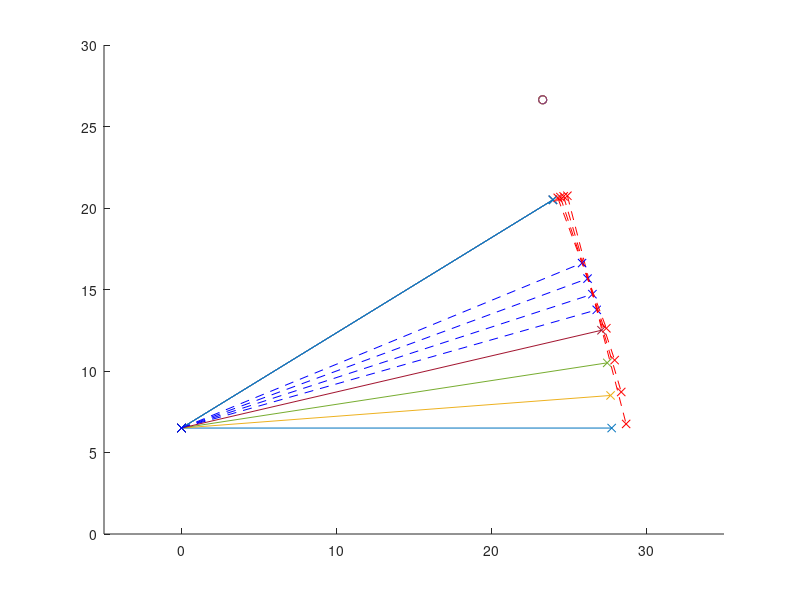
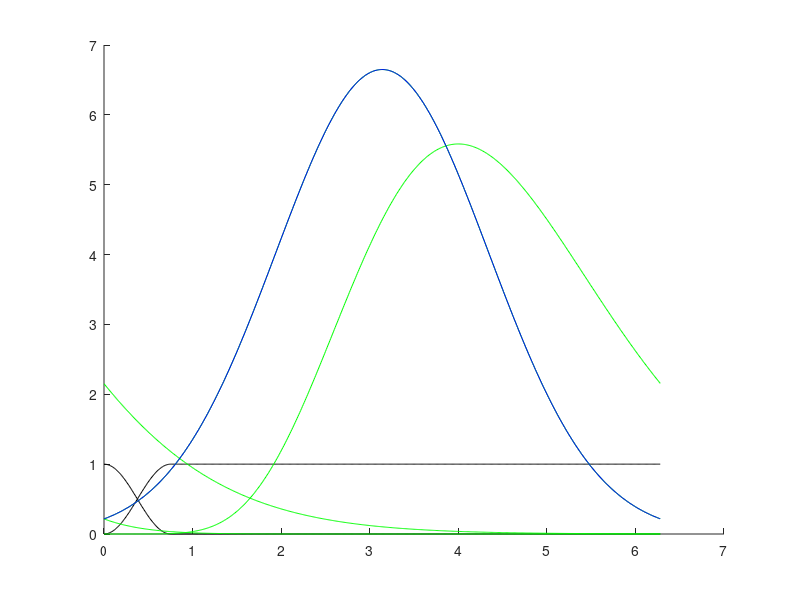
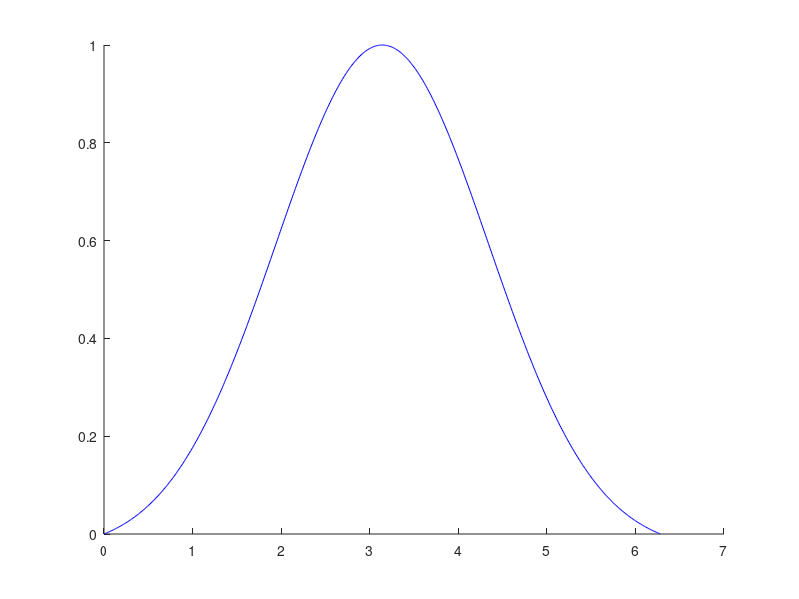
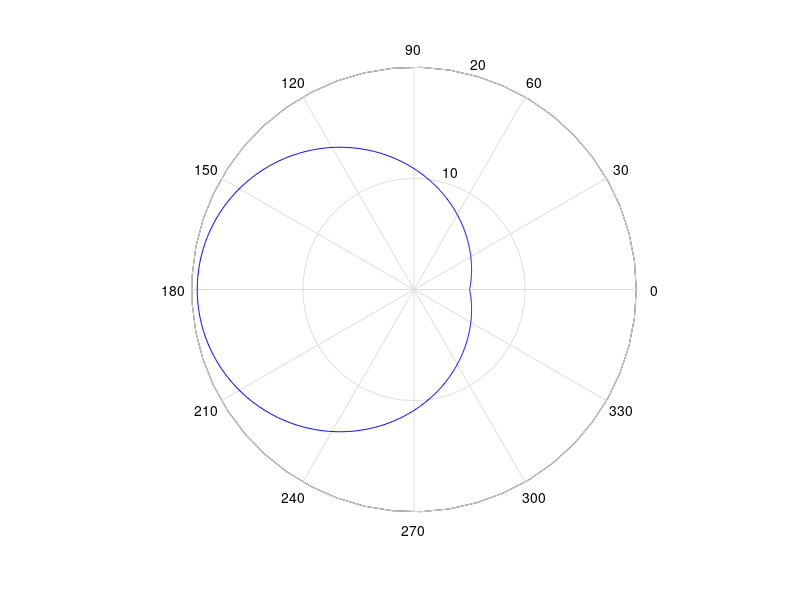

MATLAB code for these plots, in order:
% The OxyGEN proyect by Profoty.xyz
% Together against the Covid-19
% V4.0 rev.17/03/2020
% 
% Website/blog: oxygen.protofy.xyz
% Contact: oxygen@protofy.xyz


%GEOMETRICAL PARAMETERS

%Length from the bearing to the hinge
l0 = 27.3;

%Length of the vertical wall that supports the hinge
h0 = 6.5;

%Lenght of the vertical support of the bearing
hb = 5.0;

%Bearing radius
br = 1.1;

%Array of different max and min positions of the bearing
h1a = [6.5, 8.5, 10.5, 12.5];
h2a = [20.5, 20.5, 20.5, 20.5];

%Number of cycles per cam turn (1 to 3).
nc = 1;

%Minimum radius of the camshaft
rmin = 5;


%BREATHING CYCLE PARAMETERS

%Duration of the inhale cycle / duration of the whole cycle
lambda1 = 0.500;
lambda2 = 0.060;

%Soft transition between inhale and exhale cycles
dpsi21 = 0.12;
dpsi12 = 0.15;

%Adjust parameters of the inhale curve
ga1 = pi;
gb1 = 1.2;
ff1 = 20;
sp1 = 1;

%Adjust parametes of the exhale curve
ga2 = 9;
gb2 = .5;
ff2 = 20;


%GENERATION OF THE CURVES AND THE CAMSHAFT

%Generation of the geometry

l = sqrt(l0^2+hb^2);


for i = 1:numel(h1a);
    
    ymin(i) = h1a(i);
    ymax(i) = h2a(i);
    
    alphamin(i) = acos((h0 - h1a(i)) / l);
    alphamax(i) = acos((h0 - h2a(i)) / l);
    
    xmin(i) = l*sin(alphamin(i));    
    xmax(i) = l*sin(alphamax(i));
    
    d(i) = sqrt((xmin(i)-xmax(i))^2 + (ymin(i)-ymax(i))^2);
    
    alphatan(i) = (alphamin(i) + alphamax(i)) / 2;
    
    xtan(i) = l*sin(alphatan(i));    
    ytan(i) = h0 - l*cos(alphatan(i));
    
    xsup(i) = xtan(i) + (d(i)/2)*cos(alphatan(i));
    xinf(i) = xtan(i) - (d(i)/2)*cos(alphatan(i));
    
    ysup(i) = ytan(i) + (d(i)/2)*sin(alphatan(i));
    yinf(i) = ytan(i) - (d(i)/2)*sin(alphatan(i));
    
    xcam(i) = xtan(i) + (d(i)/2 + rmin + br)*cos(alphatan(i));
    ycam(i) = ytan(i) + (d(i)/2 + rmin + br)*sin(alphatan(i));
    
end;


%Time increment
dt = 0.01;

%time coordinate during the whole cycle
theta = 0:dt:2*pi;

%Generation of the soft transition between inhale and exhale curves
psi1 = [];
psi2 = [];

for i = 1:numel(theta);
    
    if theta(i) < (lambda2-dpsi21/2)*2*pi;
        psi1(i) = 0;
        
    elseif theta(i) < (lambda2+dpsi21/2)*2*pi;
        psi1(i) = 0.5 + 0.5*cos((theta(i)-(lambda2+dpsi21/2)*2*pi)/(2*dpsi21));
        
    else theta(i) < (lambda1-dpsi12/2)*2*pi;
        psi1(i) = 1;
        
    end;
    
    psi2(i) = 1 - psi1(i);
    
end;    


%Generation of the complete breathing cycle rho(theta)

rho = [];
rho1 = [];
rho2 = [];
rho2next = [];

rhomin = 1000;
rhomax = 0;

for i = 1:numel(theta);
    
    %Inhale curve
    rho1(i) = ff1*normpdf(sp1*theta(i), ga1, gb1);
    rho1next(i) = ff1*normpdf(sp1*theta(i)+sp1*2*pi, ga1, gb1);
    
    %Exhale curve
    rho2(i) = ff2*gampdf(theta(i), ga2, gb2);
    rho2next(i) = ff2*gampdf(theta(i)+2*pi, ga2, gb2);
    
   
    rho(i) = rho1(i);
 
    
    %Capturing min and max in order to generate the normalized curve
    if rho(i) > rhomax
        rhomax = rho(i);
    end;
    
    if rho(i) < rhomin
        rhomin = rho(i);
    end;

end;


%Generation of a normalised curve and camshaft

rhonorm = [];
rhocam = [];

for i = 1:numel(theta);
    
    rhonorm(i) = (rho(i)-rhomin)/(rhomax-rhomin);
        
    for n = 1:numel(d)
        
        rhocam(n,i) = rmin + rhonorm(i)*d(n);
        
    end;
    
end;


%Generation of the first derivate of the camshaft geometry to analize and
%validate the design

drho = [];
drhonorm = [];
drhocam = [];

a = rmin;
b = 1/dt;

for i = 1 : numel(rho)-1;
    
    drho(i) = b*(rho(i+1)-rho(i));
    drhonorm(i) = b*(rhonorm(i+1)-rhonorm(i));
    drhocam(i) = b*(rhocam(i+1)-rhocam(i)) + a;
    
end;

drho(numel(rho)) = b*(rho(1)-rho(numel(rho)));
drhonorm(numel(rhonorm)) = b*(rhonorm(1)-rhonorm(numel(rhonorm)));
drhocam(numel(rhocam)) = b*(rhocam(1)-rhocam(numel(rhocam))) + a;


%X and Y coordinates during two cycles (for 2-cycle camshaft plot)

theta2 = [theta/2, (2*pi+theta)/2];

rhocam2 = [rhocam, rhocam];
drhocam2 = [drho, drho];


%X and Y coordinates during three cycles (for 3-cycle camshaft plot)

theta3 = [theta/3, (2*pi+theta)/3, (4*pi+theta)/3];

rhocam3 = [rhocam, rhocam, rhocam];
drhocam3 = [drho, drho, drho];



%GENERATION OF THE PLOTS

%Trying to print it out in real size (FAIL)
%set(gcf,'PaperUnits','centimeters'); 
%set(gcf,'PaperSize',[42 29.7]);


fpos = figure('Name', 'Dimensions', 'Units', 'centimeters', 'NumberTitle', 'off');
set(gcf,'PaperUnits','centimeters', 'PaperSize', [42/2 27.9/2]);
set(gcf, 'units', 'centimeters', 'position', [0, 0, 28, 20]);
fpos = gcf;
hold on

xlim([-5 35]);
ylim([0 30]);

for i = 1:numel(xmin)
    
    plot([0, xmin(i)], [h0, ymin(i)], '-x')    
    plot([0, xmax(i)], [h0, ymax(i)], '-x')
    
    plot([0, xtan(i)], [h0, ytan(i)], '--xb')
    
    plot([xsup(i), xinf(i)], [ysup(i), yinf(i)], '--xr')
    scatter(xcam(1), ycam(1))

end;

hold off




%Plot of the breathing cycle interpolation by curves

fcycle = figure('Name', 'Breath Cycle curves', 'Units', 'centimeters', 'NumberTitle', 'off');

hold on
plot(theta, psi1, '-k')
plot(theta, psi2, '-k')
plot(theta, rho1, '-g')
plot(theta, rho1next, '-g')
plot(theta, rho2, '-g')
plot(theta, rho2next, '-g')
%plot(theta, drho, '-r')
plot(theta, rho, '-b')
hold off

set(gcf,'PaperUnits','centimeters', 'PaperSize', [42 27.9]);
set(gcf, 'units', 'centimeters', 'position', [0, 0, 27.9, 27.9]);
fcam3 = gcf;


%Plot of the normalized breathing cycle and first derivate


fnorm = figure('Name', 'Normalized Breath Cycle', 'Units', 'centimeters', 'NumberTitle', 'off');

hold on
%plot(theta, drhonorm, '-r')
plot(theta, rhonorm, '-b')
hold off

set(gcf,'PaperUnits','centimeters', 'PaperSize', [42/2 27.9/2]);
set(gcf, 'units', 'centimeters', 'position', [0, 0, 27.9, 27.9]);
fcam3 = gcf;


%Plot of a 1-cycle camshaft

for n = 1:numel(d)

    fcam1 = figure('Name', '1-Cycle Camshaft', 'Units', 'centimeters', 'NumberTitle', 'off');
    %hold on
   
    %polarplot(theta, drhocam, '-r')
    polar(theta, rhocam(n,:), '-b')

    
    %rlim([0 25]);
    hold off

    set(gcf,'PaperUnits','centimeters', 'PaperSize', [42 27.9]);
    set(gcf, 'units', 'centimeters', 'position', [0, 0, 27.9, 27.9]);
    fcam3 = gcf;
    
end


% %Plot of a 2-cycle camshaft
% 
% fcam2 = figure('Name', '2-Cycle', 'Units', 'centimeters', 'NumberTitle', 'off');
% 
% %hold on;
% %polar(theta, drhocam2, '-r')
% polar(theta2, rhocam2, '-b')
% %hold off;
% 
% set(gcf,'PaperUnits','centimeters', 'PaperSize', [42 27.9]);
% set(gcf, 'units', 'centimeters', 'position', [0, 0, 27.9, 27.9]);
% fcam3 = gcf;
% 
% 
% %Plot of a 3-cycle camshaft
% 
% fcam3 = figure('Name', '3-Cycle', 'Units', 'centimeters', 'NumberTitle', 'off');
% 
% %hold on;
% %polar(theta,drhocam3)
% polar(theta3, rhocam3)
% %hold off;
% 
% set(gcf,'PaperUnits','centimeters', 'PaperSize', [42 27.9]);
% set(gcf, 'units', 'centimeters', 'position', [0, 0, 27.9, 27.9]);
% fcam3 = gcf;

% The OxyGEN proyect by Profoty.xyz
% Together against the Covid-19
% V4.0 rev.17/03/2020
% 
% Website/blog: oxygen.protofy.xyz
% Contact: oxygen@protofy.xyz